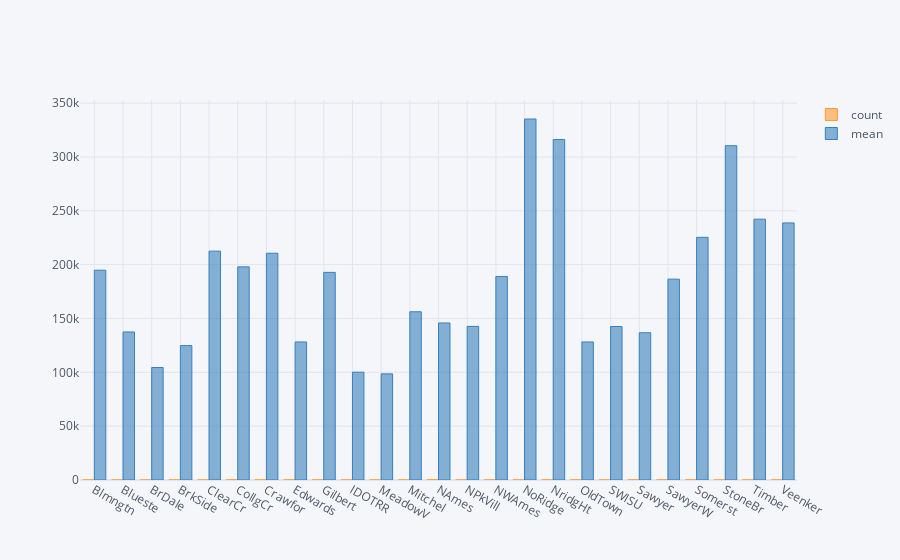

Notebook code cell kept with this figure:
### Code cell
#or the same with interactive

grouped = df.groupby('Neighborhood')['SalePrice'].agg(['count', 'mean'])
grouped = grouped.reset_index()
grouped.iplot(kind = 'bar', x = 'Neighborhood')

### Figure 1 — Plotly figure (JSON) as saved in the notebook; plotly's stock layout.template omitted (floating-point values rounded to 4 significant figures)
{"data": [{"marker": {"color": "rgba(255, 153, 51, 0.6)", "line": {"color": "rgba(255, 153, 51, 1.0)", "width": 1}}, "name": "count", "orientation": "v", "text": "", "type": "bar", "x": ["Blmngtn", "Blueste", "BrDale", "BrkSide", "ClearCr", "CollgCr", "Crawfor", "Edwards", "Gilbert", "IDOTRR", "MeadowV", "Mitchel", "NAmes", "NPkVill", "NWAmes", "NoRidge", "NridgHt", "OldTown", "SWISU", "Sawyer", "SawyerW", "Somerst", "StoneBr", "Timber", "Veenker"], "y": [17, 2, 16, 58, 28, 150, 51, 100, 79, 37, 17, 49, 225, 9, 73, 41, 77, 113, 25, 74, 59, 86, 25, 38, 11]}, {"marker": {"color": "rgba(55, 128, 191, 0.6)", "line": {"color": "rgba(55, 128, 191, 1.0)", "width": 1}}, "name": "mean", "orientation": "v", "text": "", "type": "bar", "x": ["Blmngtn", "Blueste", "BrDale", "BrkSide", "ClearCr", "CollgCr", "Crawfor", "Edwards", "Gilbert", "IDOTRR", "MeadowV", "Mitchel", "NAmes", "NPkVill", "NWAmes", "NoRidge", "NridgHt", "OldTown", "SWISU", "Sawyer", "SawyerW", "Somerst", "StoneBr", "Timber", "Veenker"], "y": [194900.0, 137500, 104500.0, 124800.0, 212600.0, 198000.0, 210600.0, 128200.0, 192900.0, 100100.0, 98580.0, 156300.0, 145800.0, 142700.0, 189100.0, 335300.0, 316300.0, 128200.0, 142600.0, 136800.0, 186600.0, 225400.0, 310499, 242200.0, 238800.0]}], "layout": {"legend": {"bgcolor": "#F5F6F9", "font": {"color": "#4D5663"}}, "paper_bgcolor": "#F5F6F9", "plot_bgcolor": "#F5F6F9", "title": {"font": {"color": "#4D5663"}}, "xaxis": {"gridcolor": "#E1E5ED", "showgrid": true, "tickfont": {"color": "#4D5663"}, "title": {"font": {"color": "#4D5663"}, "text": ""}, "zerolinecolor": "#E1E5ED"}, "yaxis": {"gridcolor": "#E1E5ED", "showgrid": true, "tickfont": {"color": "#4D5663"}, "title": {"font": {"color": "#4D5663"}, "text": ""}, "zerolinecolor": "#E1E5ED"}}}
